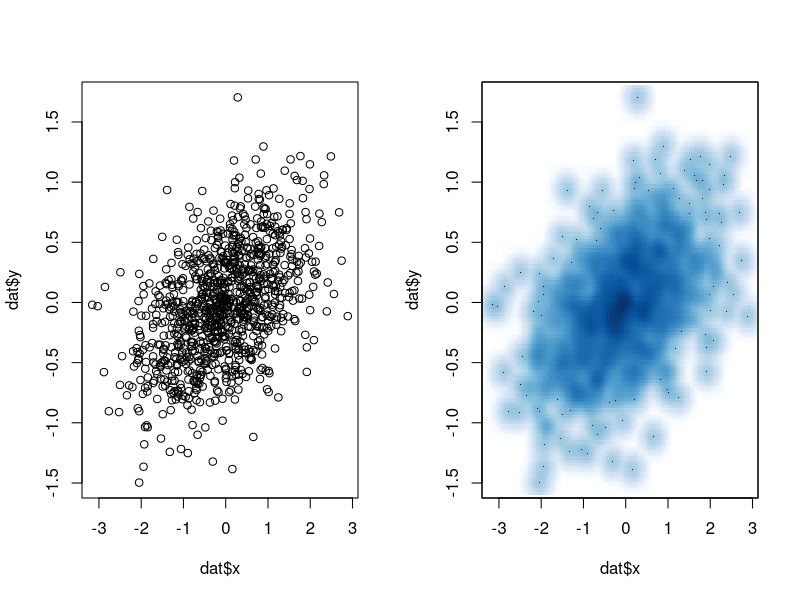
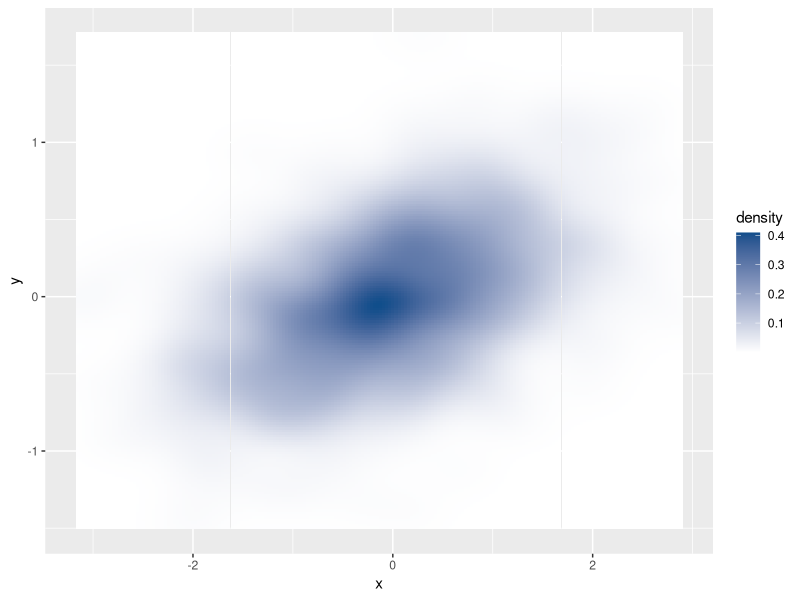
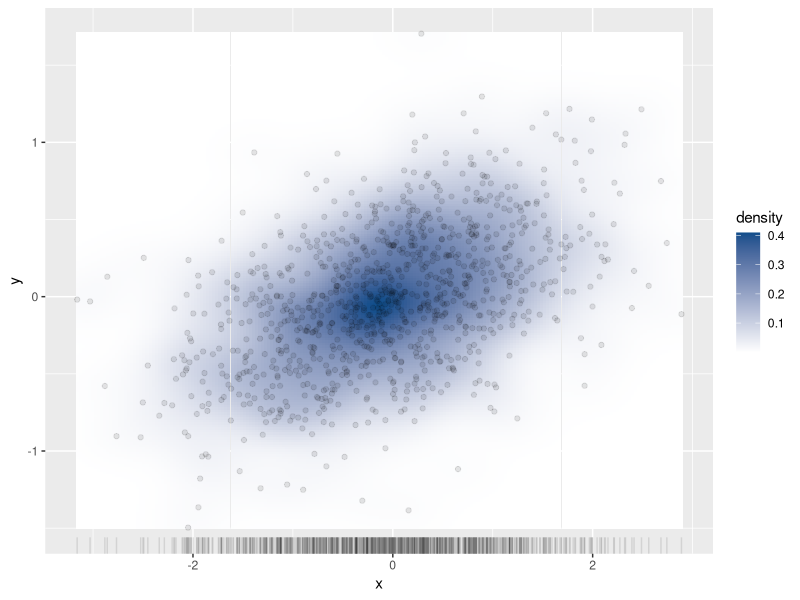
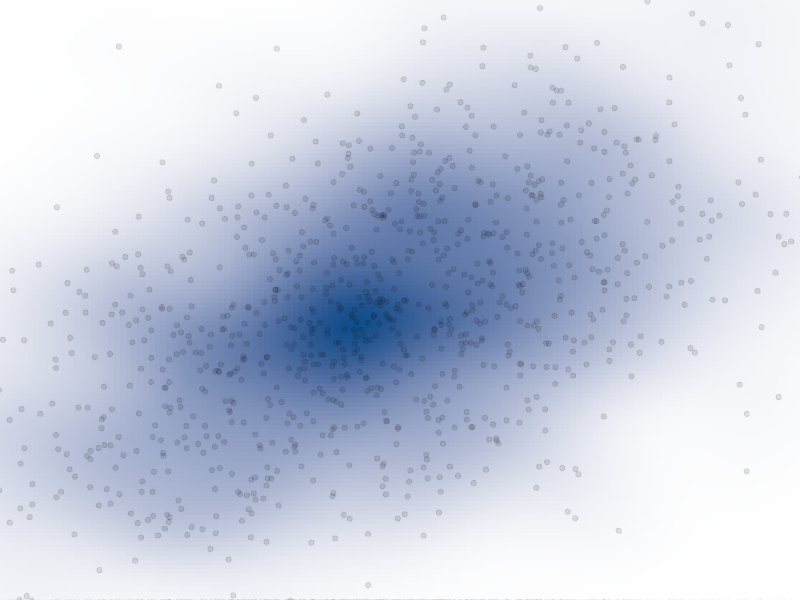

These figures' R source, in order:
## ---- chunk 1
library(ggplot2)
library(MASS)
library(grid)
set.seed(2)
dat <- data.frame(mvrnorm(n=1000, mu=c(0, 0), Sigma=matrix(rep(c(1, 0.2), 2), nrow = 2, ncol = 2)))
names(dat) <- c("x", "y")
## ---- chunk 2
par(mfrow=c(1,2))
plot(dat$x, dat$y)
smoothScatter(dat$x, dat$y)
## ---- chunk 3
ggplot(data = dat, aes(x, y)) +
  stat_density2d(aes(fill = ..density..), geom = "tile", contour = F, n = 200) +
  scale_fill_continuous(low = "white", high = "dodgerblue4")
## ---- chunk 4
last_plot() +
  geom_rug(alpha = 1/10, sides = "b") +
  geom_point(alpha = 1/10)
## ---- chunk 5
last_plot() +
  theme_classic() +
  theme(legend.position = "none", axis.line = element_blank(), axis.ticks = element_blank(), axis.text = element_blank(), text = element_blank(), plot.margin = unit(c(0, 0, -0.56, -1), "cm")) +
  coord_cartesian(xlim=c(-2,2), ylim = c(-1, 1))
